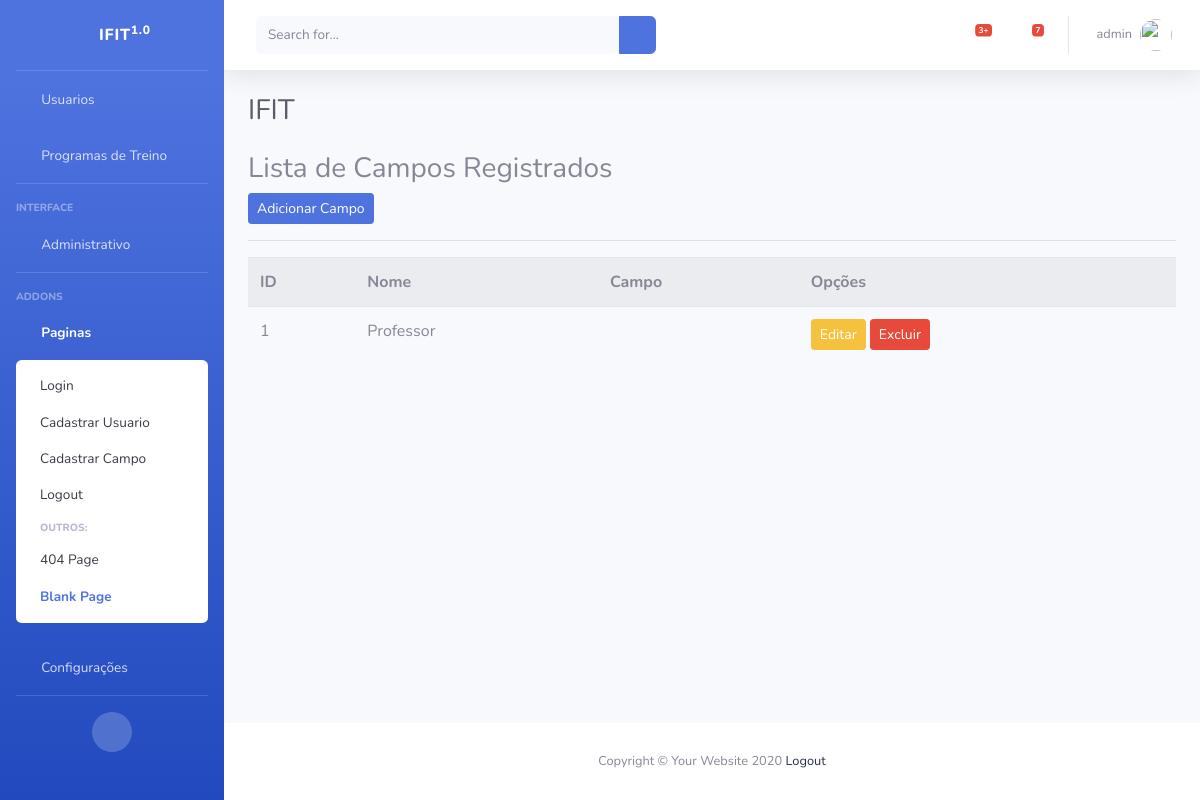
/listar/campos/ (signed in), run on an earlier commit of the app's database.
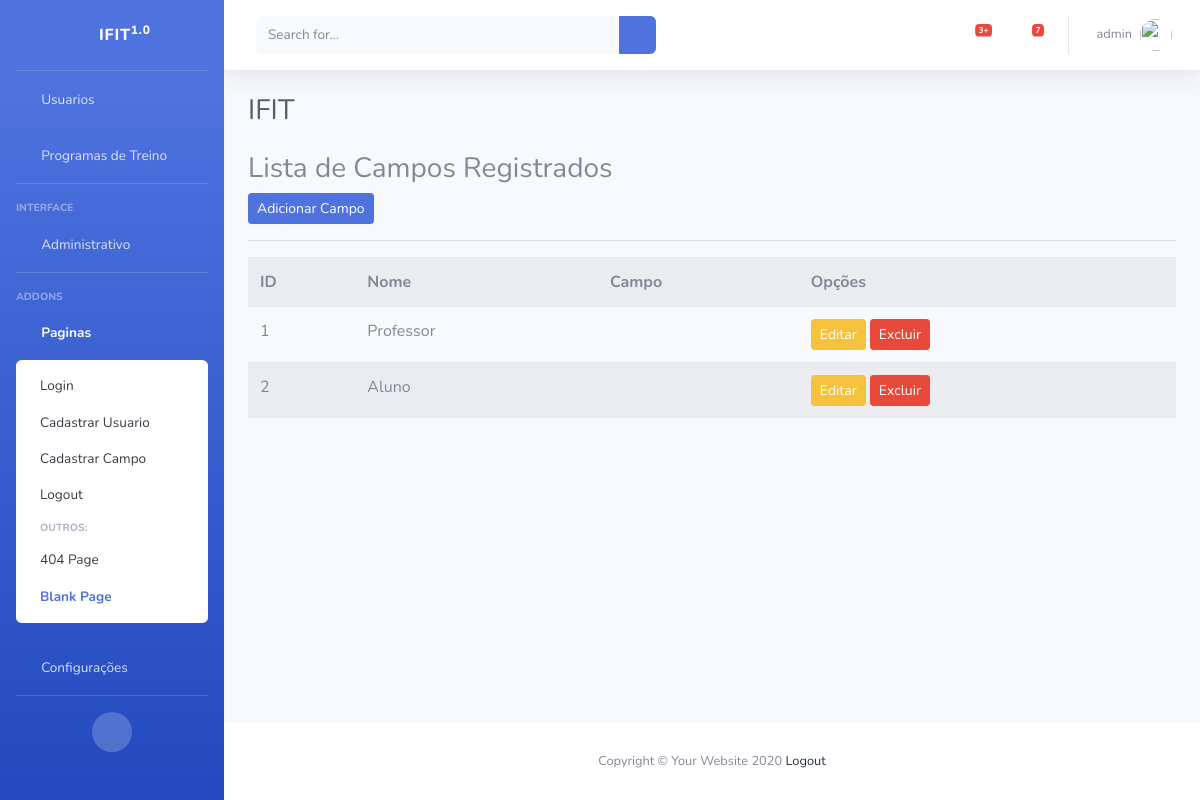
And on a later commit of the database.
### cadastros/models.py (models this page shows, shortened)
class Campo(models.Model):
    nome = models.CharField(max_length=50)

### cadastros/views.py (the view)
# urls.py: path('listar/campos/', CampoList.as_view(), name='listar-campos'),
class CampoList(LoginRequiredMixin, ListView):
    login_url = reverse_lazy('login')
    model = Campo
    template_name = 'cadastros/listas/campo.html'

### cadastros/templates/cadastros/listas/campo.html (shortened to what this page needs)
{% extends 'paginas/index.html' %}
{% load static %}
{% block conteudo %}
<h3>
    Lista de Campos Registrados
</h3>
<a href="{% url 'cadastrar-campo' %}" class="btn btn-primary btn-sm">Adicionar Campo</a>
<hr>
<table class="table table-striped">
    <tr>
        <th>ID</th>
        <th>Nome</th>
        <th>Campo</th>
        <th>Opções</th>
    </tr>
    {% for campo in object_list %}
    <tr>
        <td>{{ campo.pk }}</td>
       <td>{{ campo.nome }}</td>
       <td>{{ campo.campo }}</td>
       <td>
            <a href="{% url 'editar-campo' campo.pk %}" class="btn btn-warning btn-sm" title="Editar">Editar</a>
            <a href="{% url 'excluir-campo' campo.pk %}" class="btn btn-danger btn-sm" title="Excluir">Excluir</a>
       </td>
    </tr>
    {% empty %}
    <tr>
        <td colspan="3">Nenhum campo resgistrado.</td>
    </tr>
    {% endfor %}
</table>
{% endblock %}

What changed in the data, as far as the page shows it:
added Campo: pk "2", nome "Aluno"
